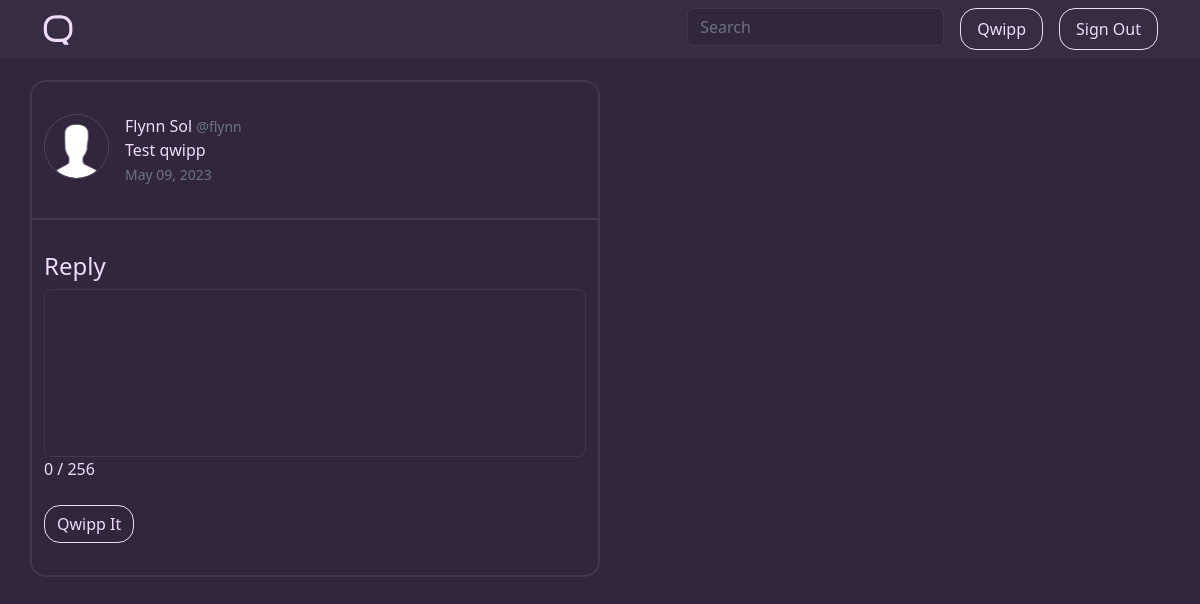
/u/flynn/qwipp/1/reply (signed in), run on the app's committed database.
### qwippit/models.py (models this page shows, shortened)
class User(db.Model, UserMixin):
    id = db.Column(db.Integer, primary_key=True)
    username = db.Column(db.String(16), unique=True, nullable=False)
    displayname = db.Column(db.String(20), nullable=False)
    email = db.Column(db.String(120), unique=True, nullable=False)
    bio = db.Column(db.String(256))
    image_file = db.Column(db.String(20), nullable=False, default='default.png')
    banner_file = db.Column(db.String(20), nullable=False, default='default.png')
    password = db.Column(db.String(60), nullable=False)
    verified = db.Column(db.Boolean(), nullable=False, default=False)
    emailverified = db.Column(db.Boolean(), nullable=False, default=False)
    following = db.relationship('User',
                                secondary=followers,
                                primaryjoin=(followers.c.follower_id == id),
                                secondaryjoin=(followers.c.followed_id == id),
                                backref=db.backref('followers', lazy='dynamic'),
                                lazy='dynamic')
    viewed_qwipps = db.relationship('Qwipp', secondary='qwippViews', backref='hasViewed')
    viewed_qwills = db.relationship('Qwill', secondary='qwillViews', backref='hasViewed')
    liked_qwipps = db.relationship('Qwipp', secondary='qwippLikes', backref='hasLiked')
    liked_qwills = db.relationship('Qwill', secondary='qwillLikes', backref='hasLiked')
    qwipps = db.relationship('Qwipp', backref='author', lazy=True)
    qwills = db.relationship('Qwill', backref='author', lazy=True)
    roles = db.relationship('Role', secondary='user_roles')
    like_notifications = db.Column(db.Boolean(), nullable=False, default=True)
    follow_notifications = db.Column(db.Boolean(), nullable=False, default=True)
    reply_notifications = db.Column(db.Boolean(), nullable=False, default=True)

class Qwipp(db.Model):
    id = db.Column(db.Integer, primary_key=True)
    date_posted = db.Column(db.DateTime, nullable=False, default=datetime.utcnow)
    date_edited = db.Column(db.DateTime)
    content = db.Column(db.Text(256), nullable=False)
    views = db.Column(db.Integer, nullable=False, default=0)
    likes = db.Column(db.Integer, nullable=False, default=0)
    is_reply = db.Column(db.Boolean(), nullable=False, default=False)
    qwill_reply_id = db.Column(db.Integer, db.ForeignKey('qwill.id'))
    qwipp_reply_id = db.Column(db.Integer, db.ForeignKey('qwipp.id'))
    user_id = db.Column(db.Integer, db.ForeignKey('user.id'), nullable=False)
    replies = db.relationship('Qwipp', backref=db.backref('qwipp_replied_to', remote_side=[id]))
    hashtags = db.Column(db.Integer, db.ForeignKey('hashtag.id'))

### qwippit/users/routes.py (the view, shortened to what this page needs)
@users.route("/u/<string:username>/qwipp/<int:qwipp_id>/reply", methods=['GET', 'POST'])
@login_required
def reply_qwipp(username, qwipp_id):
    qwipp = Qwipp.query.get_or_404(qwipp_id)
    form = QwippForm()
    return render_template('qwipps/reply.html', title=qwipp.author.displayname + " (@" + username + ") - Reply", qwipp=qwipp, isQwipp=True, qwipp_form=form)

### qwippit/qwipps/forms.py (shortened to what this page needs)
class QwippForm(FlaskForm):
    content = TextAreaField('Content', validators=[DataRequired(), Length(max=256)])
    submit = SubmitField('Qwipp It')

### qwippit/models.py (called while the page is built)
@login_manager.user_loader
def load_user(user_id):
    return User.query.get(int(user_id))

### qwippit/templates/qwipps/reply.html (shortened to what this page needs)
{% extends "main/layout.html" %}
{% block content %}
    {% if isQwipp %}
    <article class="row content-section individual-qwipp">
        <div class="d-flex media">
            <img class="me-3 rounded-circle border border-highlight" width="65px" height="65px" src="{{ url_for('static', filename='profile_pics/' + qwipp.author.image_file) }}">
            <div class="media-body">
                <div class="article-metadata">
                    <a class="author-link mr-2" href="{{ url_for('users.profile', username=qwipp.author.username) }}">{{ qwipp.author.displayname }}</a>
                    <small class="text-muted">@{{ qwipp.author.username }}</small>
                </div>
                <div class="content">
                    <p class="article-content">{{ qwipp.content }}</p>
                <div>
                <small class="date-time text-muted">{{ qwipp.date_posted.strftime('%b %d, %Y') }}</small>
            </div>
        </div>
  </article>
  {% endif %}
  <div class="create-input create-qwipp row content-section edit-content">
      <h4 class="mb-2">Reply</h4>
      <form method="POST" action="">
            <div class="form-group">
                {% if qwipp_form.content.errors %}
                  {{ qwipp_form.content(class="form-control form-control-lg is-invalid") }}
                  <div class="invalid-feedback">
                      {% for error in qwipp_form.content.errors %}
                          <span>{{ error }}</span>
                      {% endfor %}
                  </div>
                {% else %}
                  {{ qwipp_form.content(autofocus=True, id="qwipp-text-area", rows="5", class="form-control form-control-lg") }}
                {% endif %}
                <span id="qwipp-form-count" class="main-font-nh">0</span>
                <span id="qwipp-form-count-maximum" class="main-font-nh">/ 256</span>
            </div>
        <div class="form-group mt-4">
            {{ qwipp_form.submit(class="btn btn-outline-primary") }}
        </div>
    </form>
  </div>
{% endblock content %}

### qwippit/static/main.css (style rules this page uses)
body { background: #31263B; min-height: 800px; color: #EFDBF9; margin-top: 5rem; overflow-x: hidden; }
.rounded-circle { background-color: #31263B; }
p { margin-bottom: 0; word-wrap: break-word; }
h4 { word-wrap: break-word; }
a { text-decoration: none; }
.main-font-nh { color: #EFDBF9; }
.author-link { text-decoration: none; color: #EFDBF9; transition: 0.25s ease color; }
.article-content { white-space: pre-line; }
.content-section { cursor: pointer; padding-top: 2rem; padding-bottom: 2rem; border-bottom: 0.15rem solid; border-color: #43374C; background-color: #31263B; transition: background-color 0.25s ease; }
.border-highlight { --bs-border-color: #54485D; }
.create-input { cursor: auto; }
#qwipp-text-area { resize: none; }
.individual-qwipp { border-top-right-radius: 1rem; border-top-left-radius: 1rem; cursor: auto; }
.edit-content { border-top-right-radius: 1rem; border-top-left-radius: 1rem; border-bottom-right-radius: 1rem; border-bottom-left-radius: 1rem; border-bottom: none; }
.media-body { width: 80%; }
.btn { --bs-btn-border-radius: 1rem; }
.form-control { background-color: #31263B; border-color: #43374C; color: #EFDBF9; }
.btn-outline-primary { color: #EFDBF9; background-color: transparent; border-color: #EFDBF9; transition: background-color 0.25s ease, color 0.25s ease; }

### data on the page
User: image_file (placeholder picture), author.displayname "Flynn Sol", author.username "flynn"
Qwipp: content "Test qwipp", date_posted "May 09, 2023"
